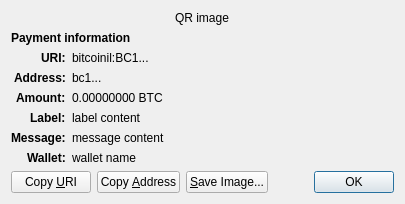
<?xml version="1.0" encoding="UTF-8"?>
<ui version="4.0">
 <class>ReceiveRequestDialog</class>
 <widget class="QDialog" name="ReceiveRequestDialog">
  <property name="geometry">
   <rect>
    <x>0</x>
    <y>0</y>
    <width>413</width>
    <height>229</height>
   </rect>
  </property>
  <property name="windowTitle">
   <string>Request payment to ...</string>
  </property>
  <layout class="QGridLayout" name="gridLayout" columnstretch="0,1">
   <property name="sizeConstraint">
    <enum>QLayout::SetFixedSize</enum>
   </property>
   <item row="0" column="0" colspan="2" alignment="Qt::AlignHCenter">
    <widget class="QRImageWidget" name="qr_code">
     <property name="text">
      <string notr="true">QR image</string>
     </property>
     <property name="textInteractionFlags">
      <set>Qt::NoTextInteraction</set>
     </property>
    </widget>
   </item>
   <item row="1" column="0" colspan="2">
    <widget class="QLabel" name="payment_header">
     <property name="font">
      <font>
       <weight>75</weight>
       <bold>true</bold>
      </font>
     </property>
     <property name="text">
      <string>Payment information</string>
     </property>
     <property name="textInteractionFlags">
      <set>Qt::NoTextInteraction</set>
     </property>
    </widget>
   </item>
   <item row="2" column="0" alignment="Qt::AlignRight|Qt::AlignTop">
    <widget class="QLabel" name="uri_tag">
     <property name="font">
      <font>
       <weight>75</weight>
       <bold>true</bold>
      </font>
     </property>
     <property name="text">
      <string notr="true">URI:</string>
     </property>
     <property name="textFormat">
      <enum>Qt::PlainText</enum>
     </property>
     <property name="textInteractionFlags">
      <set>Qt::NoTextInteraction</set>
     </property>
    </widget>
   </item>
   <item row="2" column="1" alignment="Qt::AlignTop">
    <widget class="QLabel" name="uri_content">
     <property name="text">
      <string notr="true">bitcoinil:BC1...</string>
     </property>
     <property name="textFormat">
      <enum>Qt::RichText</enum>
     </property>
     <property name="wordWrap">
      <bool>true</bool>
     </property>
     <property name="textInteractionFlags">
      <set>Qt::TextSelectableByMouse</set>
     </property>
    </widget>
   </item>
   <item row="3" column="0" alignment="Qt::AlignRight|Qt::AlignTop">
    <widget class="QLabel" name="address_tag">
     <property name="font">
      <font>
       <weight>75</weight>
       <bold>true</bold>
      </font>
     </property>
     <property name="text">
      <string>Address:</string>
     </property>
     <property name="textInteractionFlags">
      <set>Qt::NoTextInteraction</set>
     </property>
    </widget>
   </item>
   <item row="3" column="1" alignment="Qt::AlignTop">
    <widget class="QLabel" name="address_content">
     <property name="text">
      <string notr="true">bc1...</string>
     </property>
     <property name="textFormat">
      <enum>Qt::PlainText</enum>
     </property>
     <property name="textInteractionFlags">
      <set>Qt::TextSelectableByMouse</set>
     </property>
    </widget>
   </item>
   <item row="4" column="0" alignment="Qt::AlignRight|Qt::AlignTop">
    <widget class="QLabel" name="amount_tag">
     <property name="font">
      <font>
       <weight>75</weight>
       <bold>true</bold>
      </font>
     </property>
     <property name="text">
      <string>Amount:</string>
     </property>
     <property name="textInteractionFlags">
      <set>Qt::NoTextInteraction</set>
     </property>
    </widget>
   </item>
   <item row="4" column="1" alignment="Qt::AlignTop">
    <widget class="QLabel" name="amount_content">
     <property name="text">
      <string notr="true">0.00000000 BTC</string>
     </property>
     <property name="textFormat">
      <enum>Qt::PlainText</enum>
     </property>
     <property name="textInteractionFlags">
      <set>Qt::TextSelectableByMouse</set>
     </property>
    </widget>
   </item>
   <item row="5" column="0" alignment="Qt::AlignRight|Qt::AlignTop">
    <widget class="QLabel" name="label_tag">
     <property name="font">
      <font>
       <weight>75</weight>
       <bold>true</bold>
      </font>
     </property>
     <property name="text">
      <string>Label:</string>
     </property>
     <property name="textInteractionFlags">
      <set>Qt::NoTextInteraction</set>
     </property>
    </widget>
   </item>
   <item row="5" column="1" alignment="Qt::AlignTop">
    <widget class="QLabel" name="label_content">
     <property name="text">
      <string notr="true">label content</string>
     </property>
     <property name="textFormat">
      <enum>Qt::PlainText</enum>
     </property>
     <property name="wordWrap">
      <bool>true</bool>
     </property>
     <property name="textInteractionFlags">
      <set>Qt::TextSelectableByMouse</set>
     </property>
    </widget>
   </item>
   <item row="6" column="0" alignment="Qt::AlignRight|Qt::AlignTop">
    <widget class="QLabel" name="message_tag">
     <property name="font">
      <font>
       <weight>75</weight>
       <bold>true</bold>
      </font>
     </property>
     <property name="text">
      <string>Message:</string>
     </property>
     <property name="textInteractionFlags">
      <set>Qt::NoTextInteraction</set>
     </property>
    </widget>
   </item>
   <item row="6" column="1" alignment="Qt::AlignTop">
    <widget class="QLabel" name="message_content">
     <property name="text">
      <string notr="true">message content</string>
     </property>
     <property name="textFormat">
      <enum>Qt::PlainText</enum>
     </property>
     <property name="wordWrap">
      <bool>true</bool>
     </property>
     <property name="textInteractionFlags">
      <set>Qt::TextSelectableByMouse</set>
     </property>
    </widget>
   </item>
   <item row="7" column="0" alignment="Qt::AlignRight|Qt::AlignTop">
    <widget class="QLabel" name="wallet_tag">
     <property name="font">
      <font>
       <weight>75</weight>
       <bold>true</bold>
      </font>
     </property>
     <property name="text">
      <string>Wallet:</string>
     </property>
     <property name="textInteractionFlags">
      <set>Qt::NoTextInteraction</set>
     </property>
    </widget>
   </item>
   <item row="7" column="1" alignment="Qt::AlignTop">
    <widget class="QLabel" name="wallet_content">
     <property name="text">
      <string notr="true">wallet name</string>
     </property>
     <property name="textFormat">
      <enum>Qt::PlainText</enum>
     </property>
     <property name="wordWrap">
      <bool>true</bool>
     </property>
     <property name="textInteractionFlags">
      <set>Qt::TextSelectableByMouse</set>
     </property>
    </widget>
   </item>
   <item row="8" column="0" colspan="2">
    <layout class="QHBoxLayout" name="horizontalLayout">
     <item>
      <widget class="QPushButton" name="btnCopyURI">
       <property name="text">
        <string>Copy &amp;URI</string>
       </property>
       <property name="autoDefault">
        <bool>false</bool>
       </property>
      </widget>
     </item>
     <item>
      <widget class="QPushButton" name="btnCopyAddress">
       <property name="text">
        <string>Copy &amp;Address</string>
       </property>
       <property name="autoDefault">
        <bool>false</bool>
       </property>
      </widget>
     </item>
     <item>
      <widget class="QPushButton" name="btnSaveAs">
       <property name="text">
        <string>&amp;Save Image...</string>
       </property>
       <property name="autoDefault">
        <bool>false</bool>
       </property>
      </widget>
     </item>
     <item>
      <spacer name="horizontalSpacer_2">
       <property name="orientation">
        <enum>Qt::Horizontal</enum>
       </property>
       <property name="sizeHint" stdset="0">
        <size>
         <width>40</width>
         <height>20</height>
        </size>
       </property>
      </spacer>
     </item>
     <item>
      <widget class="QDialogButtonBox" name="buttonBox">
       <property name="focusPolicy">
        <enum>Qt::StrongFocus</enum>
       </property>
       <property name="standardButtons">
        <set>QDialogButtonBox::Ok</set>
       </property>
      </widget>
     </item>
    </layout>
   </item>
  </layout>
 </widget>
 <customwidgets>
  <customwidget>
   <class>QRImageWidget</class>
   <extends>QLabel</extends>
   <header>qt/qrimagewidget.h</header>
  </customwidget>
 </customwidgets>
 <tabstops>
  <tabstop>buttonBox</tabstop>
  <tabstop>btnCopyURI</tabstop>
  <tabstop>btnCopyAddress</tabstop>
  <tabstop>btnSaveAs</tabstop>
 </tabstops>
 <resources/>
 <connections>
  <connection>
   <sender>buttonBox</sender>
   <signal>accepted()</signal>
   <receiver>ReceiveRequestDialog</receiver>
   <slot>accept()</slot>
   <hints>
    <hint type="sourcelabel">
     <x>135</x>
     <y>230</y>
    </hint>
    <hint type="destinationlabel">
     <x>135</x>
     <y>126</y>
    </hint>
   </hints>
  </connection>
 </connections>
</ui>
